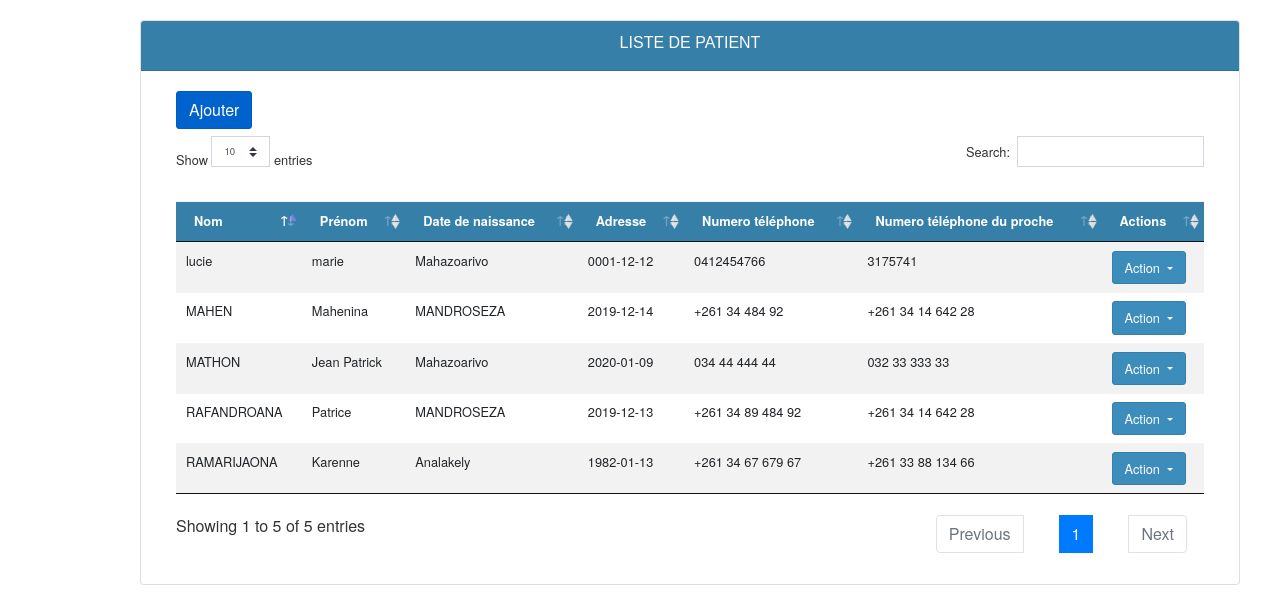
The app's page /GES/index.php/patient/affichPatient, older data.
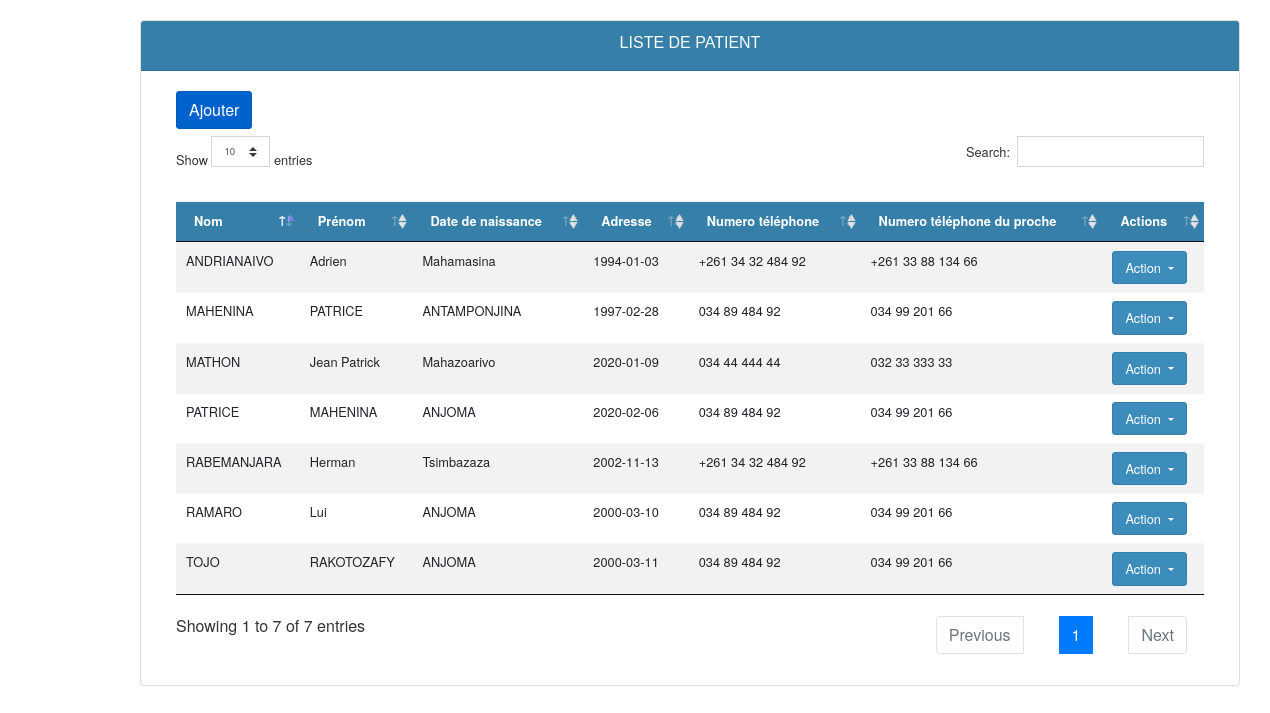
The same page, newer data.
### tables this page shows
CREATE TABLE `patient` (
  `id` int(11) NOT NULL,
  `nom` varchar(150) NOT NULL,
  `prenom` varchar(200) NOT NULL,
  `adresse` varchar(150) NOT NULL,
  `DDN` date NOT NULL,
  `phone` varchar(17) NOT NULL,
  `phoneProche` varchar(17) NOT NULL,
  `consulter` tinyint(1) NOT NULL,
  `type` varchar(25) NOT NULL
);

### GES/application/controllers/Patient.php (called while the page is built, shortened)
<?php
	class Patient extends CI_Controller
	{
		public function __construct()
		{
			$this->load->model("model_Patient");
		}
		public function affichPatient()
		{
			$affichPat = $this->model_Patient->AffichagePatient();
			$this->load->view('affichPatient',['affichPat' => $affichPat]);
		}
	}
?>

### GES/index.php (called while the page is built, shortened)
<?php
require_once BASEPATH.'core/CodeIgniter.php';

### GES/application/models/model_Patient.php (called while the page is built, shortened)
<?php
	class model_Patient extends CI_Model
	{
		public function AffichagePatient()
		{
			$affichPatient = $this->db->get("patient");
			return $affichPatient->result();
		}
	}
?>

### GES/application/views/affichPatient.php (the view, shortened to what this page needs)
<!DOCTYPE html>
<html>
	<head>
	</head>
<body>
	<?php include("include/header.php");?>
	<div id="container">
		<div id="wrapper">
			<div id="page-content-wrapper" style="margin-left: 120px;width: 1140px;">
	            <div class="card">
	                <div class="card-header" style="background-color: #367fa9;height: 50px;">
	                    <h2 align="center" style="color: #fff;font-size: 1em;">LISTE DE PATIENT</h2>
	                </div>
	                <div class="card-body">
	                    <div class="container-fluid">
	                <button class="btn btn-primary active" data-toggle="modal" data-target="#exampleModalLong" style="margin-bottom: 7px;">Ajouter</button>
		                <table class="table table-striped" id="table_datatable" >
		                    <thead style="background-color: #367fa9;">
		                        <tr>
		                            <th>Nom</th>
		                            <th>Prénom</th>
		                            <th>Date de naissance</th>
		                            <th>Adresse</th>
		                            <th>Numero téléphone</th>
		                            <th>Numero téléphone du proche</th>
		                            <th>Actions</th>
		                        </tr>
		                    </thead>
		                    <tbody>
		                    		<?php foreach($affichPat as $pe):?>
				                        <tr>
				                            <td><?php echo $pe->nom; ?></td>
				                            <td><?php echo $pe->prenom; ?></td>
				                            <td><?php echo $pe->adresse; ?></td>
				                            <td><?php echo $pe->DDN; ?></td>
				                            <td><?php echo $pe->phone; ?></td>
				                            <td><?php echo $pe->phoneProche; ?></td>
				                            <td>
				                                 <div class="dropdown">
													  <button class="btn btn-primary dropdown-toggle" type="button" id="dropdownMenuButton" data-toggle="dropdown" aria-haspopup="true" aria-expanded="false" style="font-size: 1em;">
													    Action
													  </button>
													</div>
				                            </td>
				                        </tr>
			                    	<?php endforeach;?>
	                    </tbody>
		                </table>
		            </div>
	                </div>
	            </div>
        	</div>
		</div>
	</div>
</body>
</html>

Row changes from the older to the newer data that the page shows:
removed patient: nom "RAFANDROANA", prenom "Patrice", adresse "MANDROSEZA", DDN "2019-12-13", phone "+261 34 89 484 92", phoneProche "+261 34 14 642 28"
removed patient: nom "MAHEN", prenom "Mahenina", adresse "MANDROSEZA", DDN "2019-12-14", phone "+261 34 484 92", phoneProche "+261 34 14 642 28"
removed patient: nom "lucie", prenom "marie", adresse "Mahazoarivo", DDN "0001-12-12", phone "0412454766", phoneProche "3175741"
removed patient: nom "RAMARIJAONA", prenom "Karenne", adresse "Analakely", DDN "1982-01-13", phone "+261 34 67 679 67", phoneProche "+261 33 88 134 66"
added patient: nom "RABEMANJARA", prenom "Herman", adresse "Tsimbazaza", DDN "2002-11-13", phone "+261 34 32 484 92", phoneProche "+261 33 88 134 66"
added patient: nom "ANDRIANAIVO", prenom "Adrien", adresse "Mahamasina", DDN "1994-01-03", phone "+261 34 32 484 92", phoneProche "+261 33 88 134 66"
added patient: nom "MAHENINA", prenom "PATRICE", adresse "ANTAMPONJINA", DDN "1997-02-28", phone "034 89 484 92", phoneProche "034 99 201 66"
added patient: nom "PATRICE", prenom "MAHENINA", adresse "ANJOMA", DDN "2020-02-06", phone "034 89 484 92", phoneProche "034 99 201 66"
added patient: nom "RAMARO", prenom "Lui", adresse "ANJOMA", DDN "2000-03-10", phone "034 89 484 92", phoneProche "034 99 201 66"
added patient: nom "TOJO", prenom "RAKOTOZAFY", adresse "ANJOMA", DDN "2000-03-11", phone "034 89 484 92", phoneProche "034 99 201 66"
Text that changed along with them:
text written by a page script: "Show entries Search: Showing 1 to 5 of 5 entries Previous 1 Next" → "Show entries Search: Showing 1 to 7 of 7 entries Previous 1 Next"
